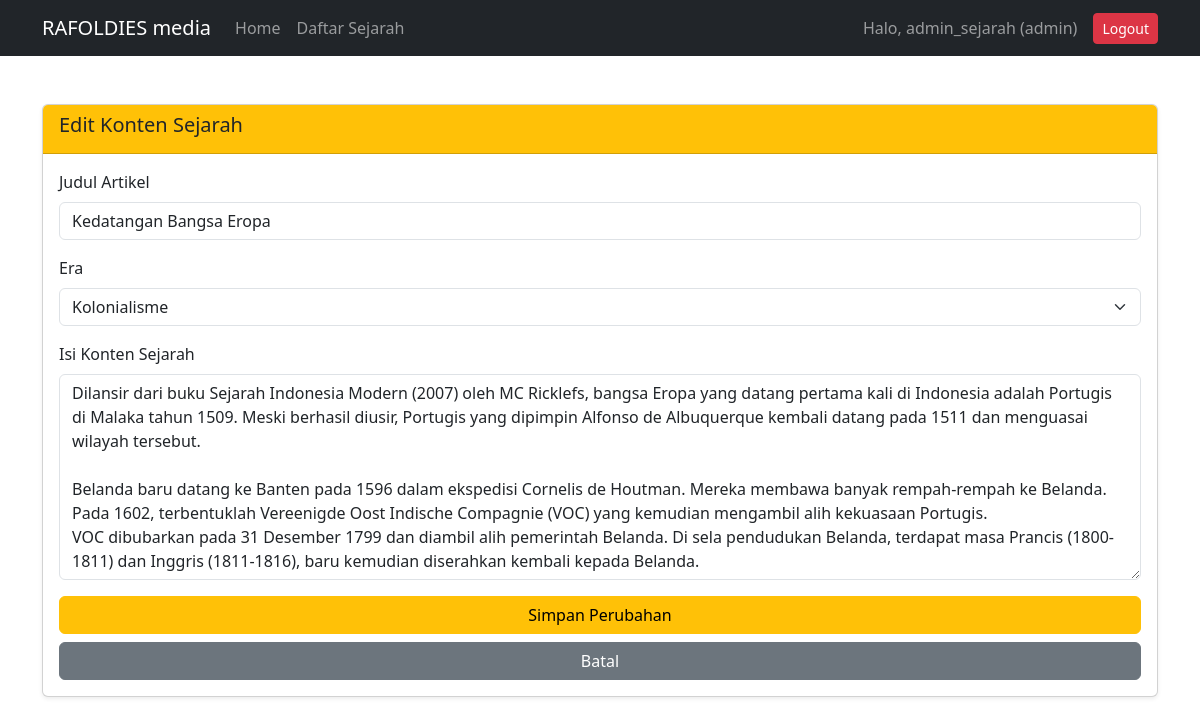
Page /sejarah-indonesia/public/artikel/ubah/2 (signed in) on the committed database.
### tables this page shows
CREATE TABLE `artikel` (
  `id` int(11) NOT NULL,
  `judul` varchar(255) NOT NULL,
  `era` varchar(100) DEFAULT NULL,
  `konten` text NOT NULL,
  `penulis` varchar(100) DEFAULT NULL,
  `tanggal_dibuat` timestamp NOT NULL DEFAULT current_timestamp()
);

### sejarah-indonesia/app/core/Controller.php (called while the page is built, shortened)
<?php
class Controller {
    public function view($view, $data = []) {
        require_once '../app/views/' . $view . '.php';
    }
    public function model($model) {
        return new $model;
    }
}

### sejarah-indonesia/app/controllers/Artikel.php (called while the page is built, shortened)
<?php
class Artikel extends Controller {
    public function ubah($id) {
        $data['judul'] = 'Ubah Sejarah';
        $data['artikel'] = $this->model('Artikel_model')->getArtikelById($id);
        $this->view('artikel/ubah', $data);
    }
}

### sejarah-indonesia/app/core/App.php (called while the page is built, shortened)
<?php
class App {
    protected $method = 'index';
    protected $params = [];
    public function __construct() {
        $url = $this->parseURL();
        if(isset($url[0])) {
            if( file_exists('../app/controllers/' . $url[0] . '.php') ) {
                unset($url[0]);
            }
        }
        $this->controller = new $this->controller;
        if( isset($url[1]) ) {
            if( method_exists($this->controller, $url[1]) ) {
                $this->method = $url[1];
                unset($url[1]);
            }
        }
        if( !empty($url) ) {
            $this->params = array_values($url);
        }
        call_user_func_array([$this->controller, $this->method], $this->params);
    }
    public function parseURL() {
        if( isset($_GET['url']) ) {
            $url = rtrim($_GET['url'], '/');
            $url = filter_var($url, FILTER_SANITIZE_URL);
            $url = explode('/', $url);
            return $url;
        }
        return [];
    }
}

### sejarah-indonesia/public/index.php (called while the page is built, shortened)
<?php
$app = new App;

### sejarah-indonesia/app/core/Database.php (called while the page is built, shortened)
<?php
class Database {
    private $host = DB_HOST;
    private $user = DB_USER;
    private $pass = DB_PASS;
    private $db_name = DB_NAME;
    private $dbh;
    private $stmt;
    public function __construct() {
        $dsn = 'mysql:host=' . $this->host . ';dbname=' . $this->db_name;
        $option = [
            PDO::ATTR_PERSISTENT => true,
            PDO::ATTR_ERRMODE => PDO::ERRMODE_EXCEPTION
        ];
        try {
            $this->dbh = new PDO($dsn, $this->user, $this->pass, $option);
        } catch(PDOException $e) {
            die($e->getMessage());
        }
    }
    public function query($query) {
        $this->stmt = $this->dbh->prepare($query);
    }
    public function bind($param, $value, $type = null) {
        if (is_null($type)) {
            switch (true) {
                default: $type = PDO::PARAM_STR;
            }
        }
        $this->stmt->bindValue($param, $value, $type);
    }
    public function execute() {
        return $this->stmt->execute();
    }
    public function single() {
        $this->execute();
        return $this->stmt->fetch(PDO::FETCH_ASSOC);
    }
}

### sejarah-indonesia/app/models/Artikel_model.php (called while the page is built, shortened)
<?php
class Artikel_model {
    private $table = 'artikel';
    private $db;
    public function __construct() {
        $this->db = new Database;
    }
public function getArtikelById($id) {
    $this->db->query('SELECT * FROM ' . $this->table . ' WHERE id=:id');
    $this->db->bind('id', $id);
    return $this->db->single();
}
}

### sejarah-indonesia/app/views/artikel/ubah.php (the view, shortened to what this page needs)
<div class="container mt-5">
    <div class="card shadow-sm">
        <div class="card-header bg-warning text-dark">
            <h5>Edit Konten Sejarah</h5>
        </div>
        <div class="card-body">
            <form action="<?= BASEURL; ?>/artikel/prosesUbah" method="POST">
                <div class="mb-3">
                    <label class="form-label">Judul Artikel</label>
                    <input type="text" name="judul" class="form-control" value="<?= $data['artikel']['judul']; ?>" required>
                </div>
                <div class="mb-3">
                    <label class="form-label">Era</label>
                    <select name="era" class="form-select">
                        <option value="Kolonialisme" <?= ($data['artikel']['era'] == 'Kolonialisme') ? 'selected' : ''; ?>>Kolonialisme</option>
                    </select>
                </div>
                <div class="mb-3">
                    <label class="form-label">Isi Konten Sejarah</label>
                    <textarea name="konten" class="form-control" rows="8" required><?= $data['artikel']['konten']; ?></textarea>
                </div>
                <button type="submit" class="btn btn-warning w-100">Simpan Perubahan</button>
                <a href="<?= BASEURL; ?>/artikel" class="btn btn-secondary w-100 mt-2">Batal</a>
            </form>
        </div>
    </div>
</div>

### rows in the picture
artikel: judul "Kedatangan Bangsa Eropa", era "Kolonialisme", konten "Dilansir dari buku Sejarah Indonesia Modern (2007) oleh MC Ricklefs, bangsa Eropa yang datang pertama kali di Indonesia adalah Portugis di Malaka tahun 1509. Meski berhasil diusir, Portugis yang dipimpin Alfonso de Albuquerque kembali datang pada 1511 dan menguasai wilayah tersebut. Belanda baru datang ke Banten pada 1596 dalam ekspedisi Cornelis de Houtman. Mereka membawa banyak rempah-rempah ke Belanda. Pada 1602, terbentuklah Vereenigde Oost Indische Compagnie (VOC) yang kemudian mengambil alih kekuasaan Portugis. VOC dibubarkan pada 31 Desember 1799 dan diambil alih pemerintah Belanda. Di sela pendudukan Belanda, terdapat masa Prancis (1800-1811) dan Inggris (1811-1816), baru kemudian…"

### other values in the picture
$_SESSION['username'] "admin_sejarah"
$_SESSION['role'] "admin"
